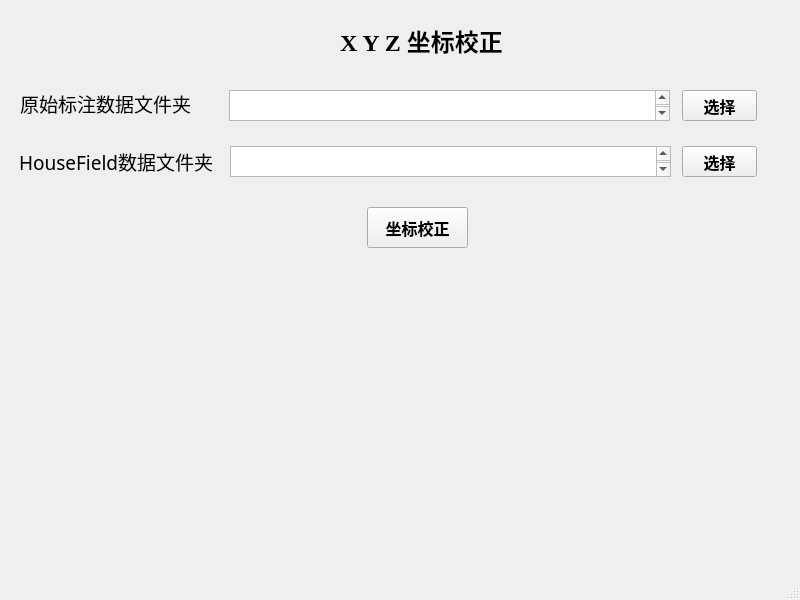
<?xml version="1.0" encoding="UTF-8"?>
<ui version="4.0">
 <class>MainWindow</class>
 <widget class="QMainWindow" name="MainWindow">
  <property name="geometry">
   <rect>
    <x>0</x>
    <y>0</y>
    <width>800</width>
    <height>600</height>
   </rect>
  </property>
  <property name="windowTitle">
   <string>MainWindow</string>
  </property>
  <widget class="QWidget" name="centralwidget">
   <widget class="QLabel" name="label">
    <property name="geometry">
     <rect>
      <x>340</x>
      <y>20</y>
      <width>171</width>
      <height>41</height>
     </rect>
    </property>
    <property name="font">
     <font>
      <family>Times New Roman</family>
      <pointsize>18</pointsize>
      <weight>75</weight>
      <bold>true</bold>
     </font>
    </property>
    <property name="text">
     <string>X Y Z 坐标校正</string>
    </property>
   </widget>
   <widget class="QLabel" name="label_2">
    <property name="geometry">
     <rect>
      <x>20</x>
      <y>83</y>
      <width>171</width>
      <height>41</height>
     </rect>
    </property>
    <property name="font">
     <font>
      <family>华文中宋</family>
      <pointsize>14</pointsize>
      <weight>50</weight>
      <bold>false</bold>
     </font>
    </property>
    <property name="text">
     <string>原始标注数据文件夹</string>
    </property>
   </widget>
   <widget class="QTextEdit" name="sourceLabel_path_edit">
    <property name="geometry">
     <rect>
      <x>229</x>
      <y>90</y>
      <width>441</width>
      <height>31</height>
     </rect>
    </property>
    <property name="font">
     <font>
      <pointsize>14</pointsize>
     </font>
    </property>
   </widget>
   <widget class="QPushButton" name="sourceLabel_btn">
    <property name="geometry">
     <rect>
      <x>682</x>
      <y>90</y>
      <width>75</width>
      <height>31</height>
     </rect>
    </property>
    <property name="font">
     <font>
      <pointsize>12</pointsize>
      <weight>75</weight>
      <bold>true</bold>
     </font>
    </property>
    <property name="text">
     <string>选择</string>
    </property>
   </widget>
   <widget class="QLabel" name="label_3">
    <property name="geometry">
     <rect>
      <x>19</x>
      <y>141</y>
      <width>201</width>
      <height>41</height>
     </rect>
    </property>
    <property name="font">
     <font>
      <family>华文中宋</family>
      <pointsize>14</pointsize>
      <weight>50</weight>
      <bold>false</bold>
     </font>
    </property>
    <property name="text">
     <string>HouseField数据文件夹</string>
    </property>
   </widget>
   <widget class="QTextEdit" name="grayValue_path_edit">
    <property name="geometry">
     <rect>
      <x>230</x>
      <y>146</y>
      <width>441</width>
      <height>31</height>
     </rect>
    </property>
    <property name="font">
     <font>
      <pointsize>14</pointsize>
     </font>
    </property>
   </widget>
   <widget class="QPushButton" name="HF_source_path_btn">
    <property name="geometry">
     <rect>
      <x>682</x>
      <y>146</y>
      <width>75</width>
      <height>31</height>
     </rect>
    </property>
    <property name="font">
     <font>
      <pointsize>12</pointsize>
      <weight>75</weight>
      <bold>true</bold>
     </font>
    </property>
    <property name="text">
     <string>选择</string>
    </property>
   </widget>
   <widget class="QPushButton" name="conver_coordinate">
    <property name="geometry">
     <rect>
      <x>367</x>
      <y>207</y>
      <width>101</width>
      <height>41</height>
     </rect>
    </property>
    <property name="font">
     <font>
      <pointsize>12</pointsize>
      <weight>75</weight>
      <bold>true</bold>
     </font>
    </property>
    <property name="text">
     <string>坐标校正</string>
    </property>
   </widget>
   <widget class="QLabel" name="convert_process_label">
    <property name="geometry">
     <rect>
      <x>200</x>
      <y>280</y>
      <width>451</width>
      <height>41</height>
     </rect>
    </property>
    <property name="font">
     <font>
      <pointsize>14</pointsize>
      <weight>75</weight>
      <bold>true</bold>
     </font>
    </property>
    <property name="text">
     <string/>
    </property>
    <property name="alignment">
     <set>Qt::AlignCenter</set>
    </property>
   </widget>
  </widget>
  <widget class="QMenuBar" name="menubar">
   <property name="geometry">
    <rect>
     <x>0</x>
     <y>0</y>
     <width>800</width>
     <height>23</height>
    </rect>
   </property>
  </widget>
  <widget class="QStatusBar" name="statusbar"/>
 </widget>
 <resources/>
 <connections/>
</ui>
